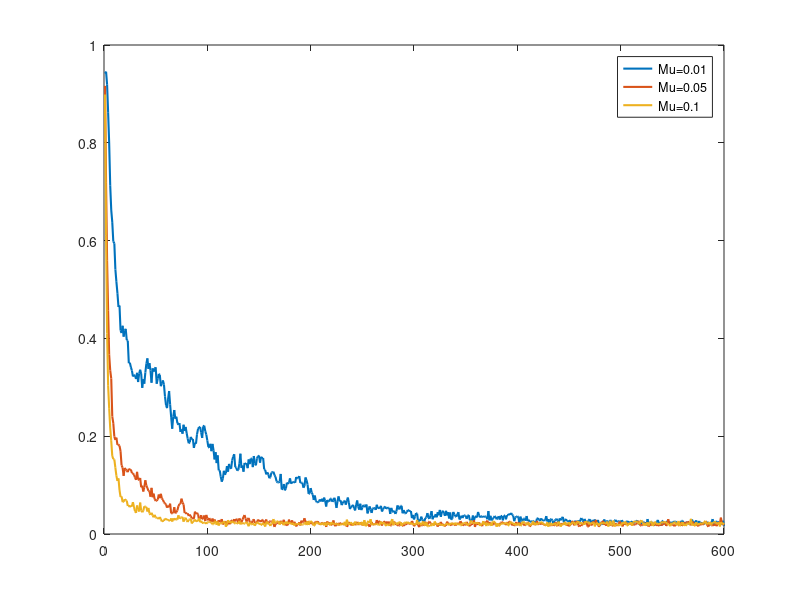
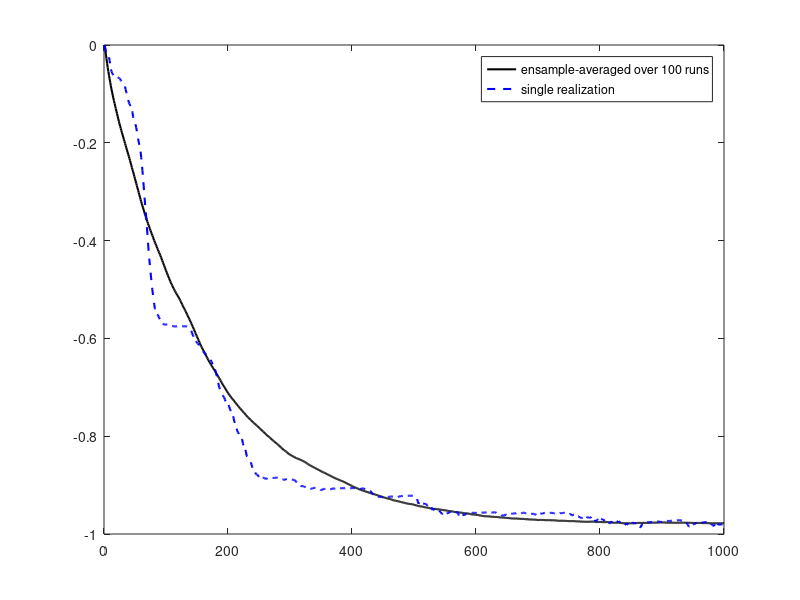

Source code (MATLAB) for these figures, in order:
clear,clc,close all;
%%
b =[1 -0.99];
a =(1);
e=zeros(10000,1);
mu=[0.01 0.05 0.1];
w = zeros(10000,1);
figure
 for k = 1:3
	for i2=1:100
		v = sqrt(0.02)*randn(12000,1);
		v = v(1001:end);
		u = filter(a,b,v);
		u = u(1001:end);
		for i=1:9999
			e(i)=u(i+1)-w(i).*u(i);
			w(i+1)=w(i)+mu(k).*u(i).*e(i);
		end
		opt_wieght(k,:)= w;
		e_total(:,i2)=e.^2;
		W_total(:,i2)=w;
	end
	av(k,:) = mean(transpose(W_total));    
	av2 =mean(transpose(e_total));

	i=(1:600);
	plot(i,av2(1:600),'LineWidth', 1.5);
	hold on
 end
 legend("Mu=0.01", "Mu=0.05" ,"Mu=0.1");
 hold off;
 figure(2)
 plot(-1.*av(1,1:1000),'k','LineWidth', 1.5)
 hold on
 plot(-1.*opt_wieght(1,1:1000),'b--','LineWidth', 1.5)
 legend("ensample-averaged over 100 runs", "single realization" );